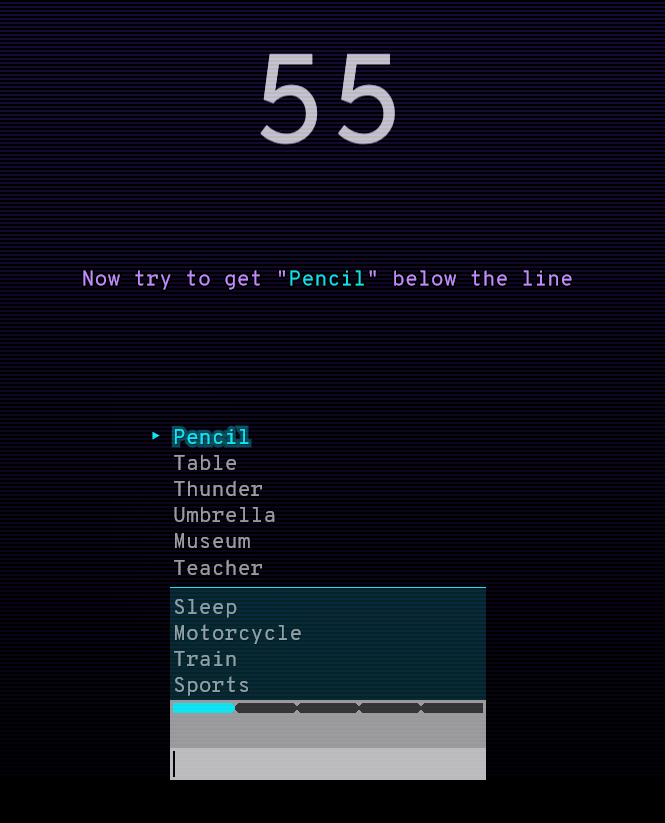
#> input picture test_files/test.png, 665 x 823 px, found by its file name; the run also reads 1 picture not shown here
$ python image_find.py
#> lines starting #> are read from the running program, lines starting #| are printed output that depends on the picture; after the words box and inside, x2 and y2 are one past the last pixel; in counts of white or black regions, pixels touching at a corner belong together
# -*- coding: utf-8 -*-
"""
Created on Tue Jul 14 16:41:52 2020

@author: compute
"""
import cv2

img_rgb = cv2.imread('test.png')
#> img_rgb is the input picture: shape (823, 665, 3); mean B, G, R 28.9, 15.9, 16.3
img_gray = cv2.cvtColor(img_rgb, cv2.COLOR_BGR2GRAY)
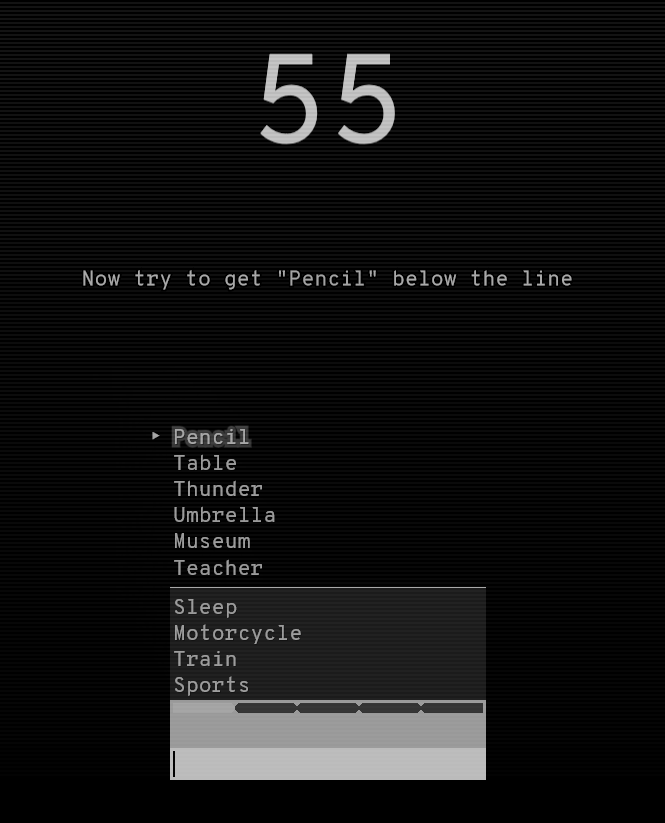
#> img_gray: shape (823, 665); min 0, max 198, mean 17.5
template = cv2.imread('arcade_template.png',0)
w, h = template.shape[::-1]
#> w = 18; h = 21

res = cv2.matchTemplate(img_gray,template,cv2.TM_SQDIFF)
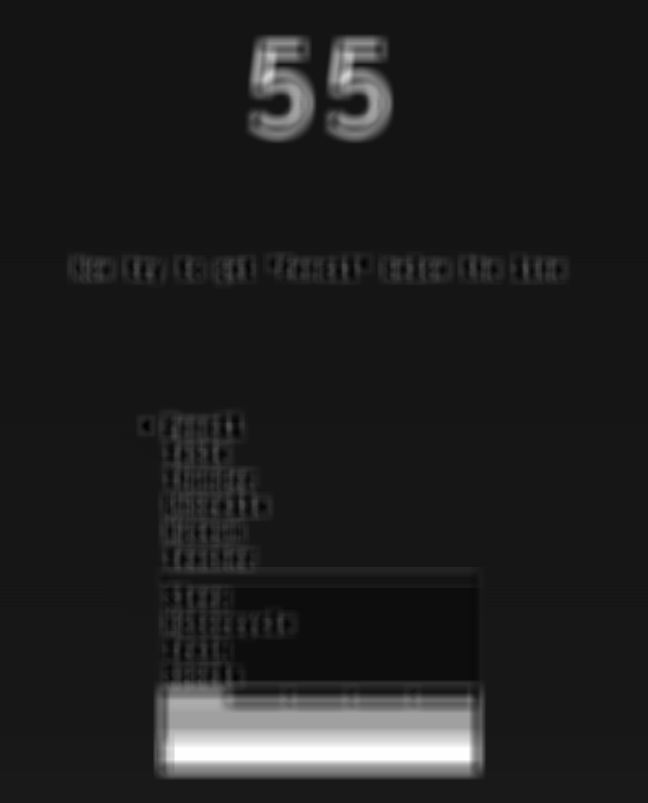
#> res: shape (803, 648) float32; min 748128, max 10102147, mean 1937070.2; drawn with min black and max white
min_val, max_val, min_loc, max_loc = cv2.minMaxLoc(res)
#> min_val = 748128; max_val = 10102147; min_loc = (146, 425); max_loc = (202, 751)

# top_left = min_loc
# bottom_right = (top_left[0] + w, top_left[1] + h)
top_left = (min_loc[0]+ w, min_loc[1])
#> top_left = (164, 425)
bottom_right = (top_left[0] + w+ 205, top_left[1] + h)
#> bottom_right = (387, 446)

crop_img = img_gray[top_left[1]:top_left[1]+h+5, top_left[0]:top_left[0]+150]
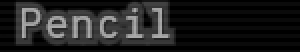
#> crop_img: shape (26, 150) (shown 2 times larger); min 0, max 170, mean 32.3
cv2.imwrite('crop.png',crop_img)

cv2.rectangle(img_rgb,top_left, bottom_right, 255, 2)
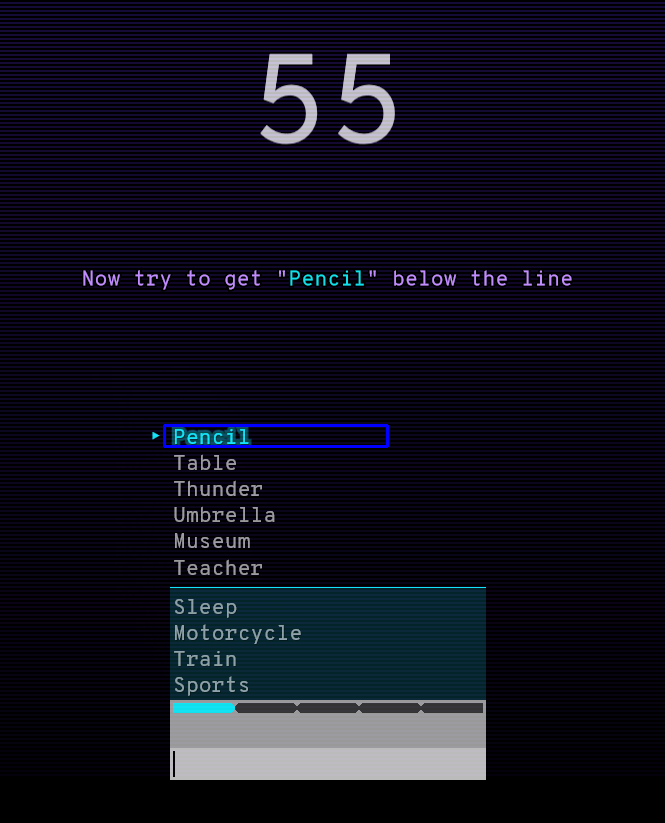
#> img_rgb: shape (823, 665, 3); 0.27% of pixels changed, all inside (x1, y1, x2, y2) = (163, 424, 389, 448)
cv2.imwrite('res.png',img_rgb)
